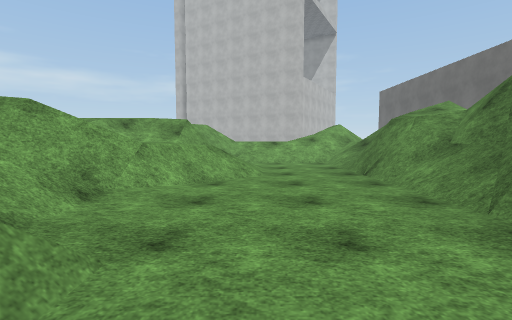
View 1 (above)

16 first-person views from a walk through a 3-D level made in the Unity game engine. The camera is 1.2 m above the floor, tilts 4° down and sees 85° across. The floor is counted in squares, 2 m on a side. Each view is taken from the middle of a square. On the plan, view 1 faces up. The plan holds only what a view shows up to about 9 squares ahead; the rest is blank. The place goes on beyond the plan. The player character is not drawn. Some animated figures are left out. Surface patterns are stand-ins for the level's own textures.

View 2
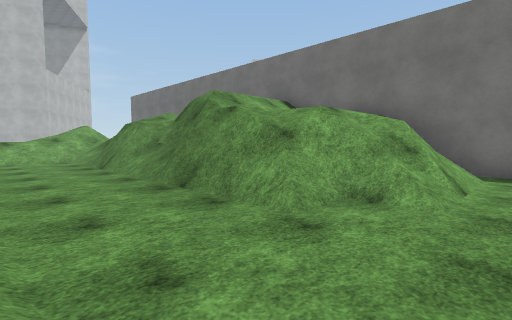

View 3
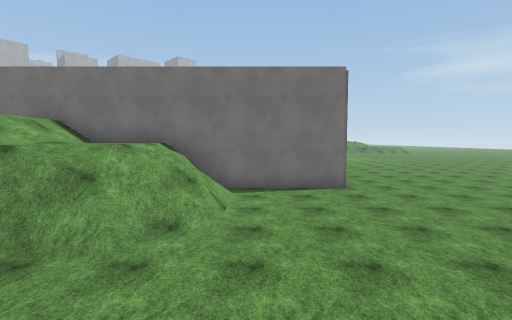

View 4
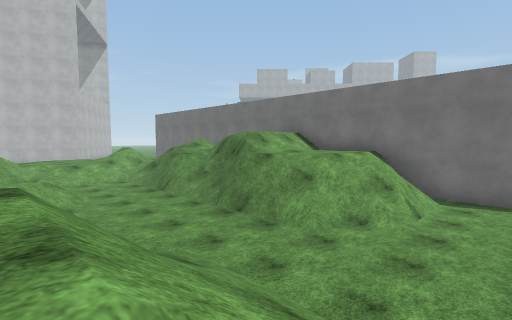

View 5
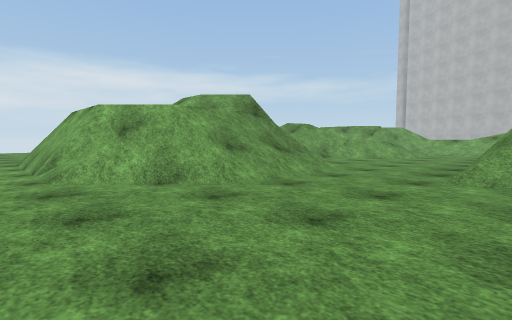

View 6
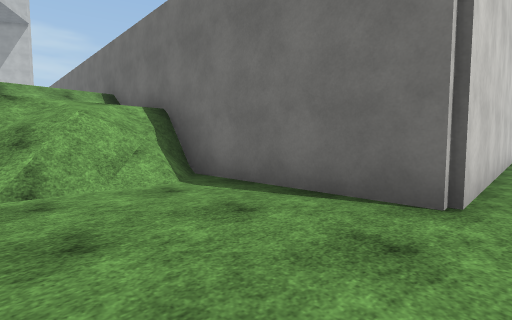

View 7
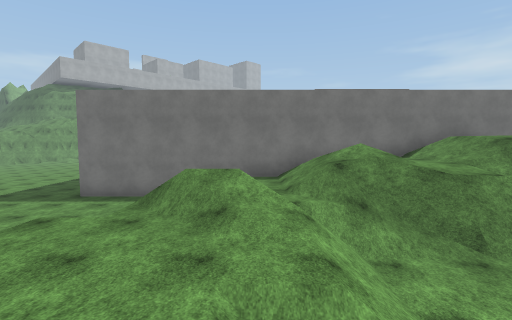

View 8
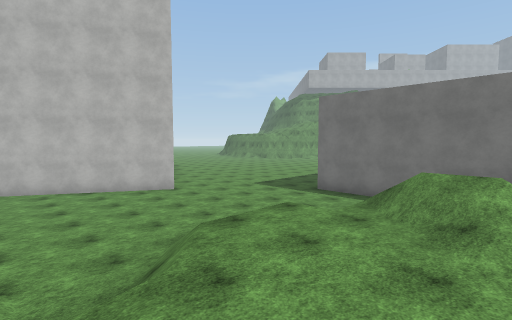

View 9
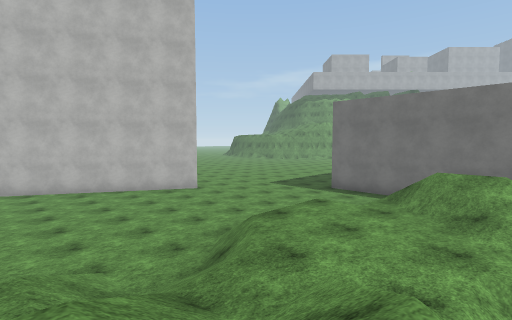

View 10
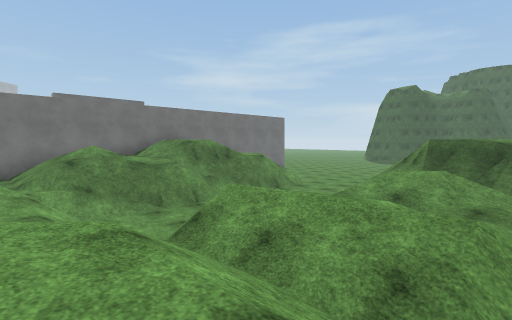

View 11
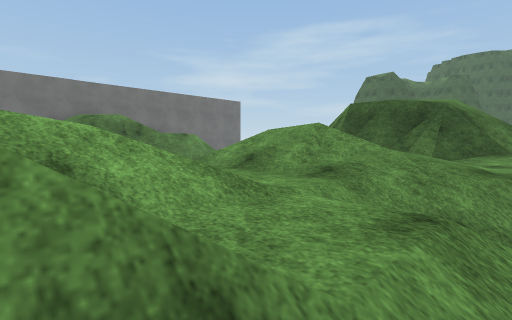

View 12
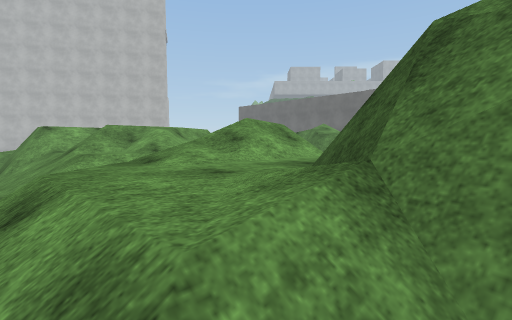

View 13
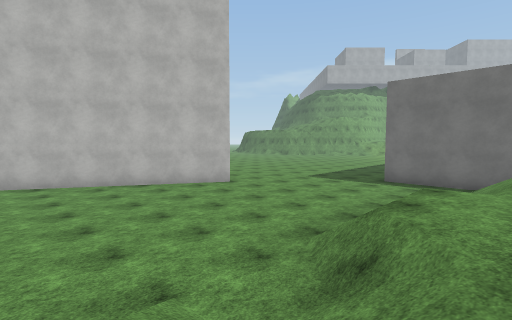

View 14
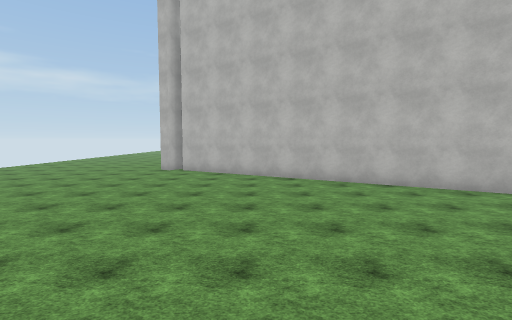

View 15
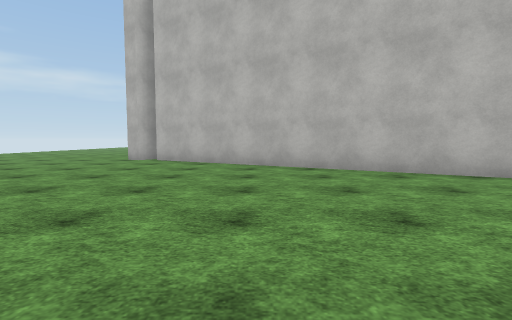

View 16
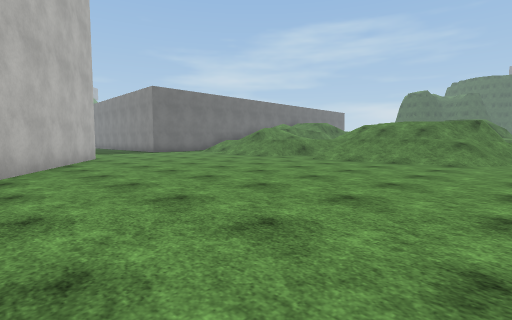

### Floor plan
Key: @ floor where view 1 was taken; # wall or solid block; x gap in a wall; . main floor; : floor 1.25 m higher than the main floor; + floor 2.5 m higher than the main floor; * floor 2.75 m higher than the main floor; % floor 3.75 m higher than the main floor; / step, stairs or slope; = window, fence, low wall or low ledge; v drop or lower ground.
Columns run from 7 left of view 1 to 13 right of it. Each row starts with its distance up from view 1.
 24 #.###
 23 ....##
 22 .....###
 21 .......###
 20 .........##
 19 ...........
 18 ............ ..
 17 ...............
 16 ..............#
 15 ..............#
 14 ./////.////...#
 13 .///////:/ ///#
 12 ///////:://// #
 11 /=/*+//:://   #
 10  #***///////:/#
  9  #///  ///////#
  8 ./////=..//=//#
  7 .///////..##/ #
  6 .///// /.=v**/#
  5  //::://.==///#
  4  ////=/...#v%/#
  3 //////....#///#
  2 //:::/...=v//*#
  1 //=##x=..=///*#
  0 /#=%///@./////#
 -1   //////..//=/#
 -2      *//......#
 -3     *//.......#
 -4  .#v#/........#######
 -5  ...................

Positions as (right, up) in squares from view 1, and headings:
1: (0, 0), facing up
2: (0, -2), facing up-right
3: (-1, -2), facing right
4: (-2, -3), facing up-right
5: (3, -5), facing up-left
6: (4, -5), facing up-right
7: (-2, 10), facing right
8: (-2, 10), facing up-right
9: (-3, 10), facing up-right
10: (-5, 10), facing down-right
11: (-6, 7), facing down-right
12: (-7, 0), facing up-right
13: (-3, 12), facing up-right
14: (-3, 13), facing up
15: (-3, 16), facing up
16: (-7, 22), facing down-right
